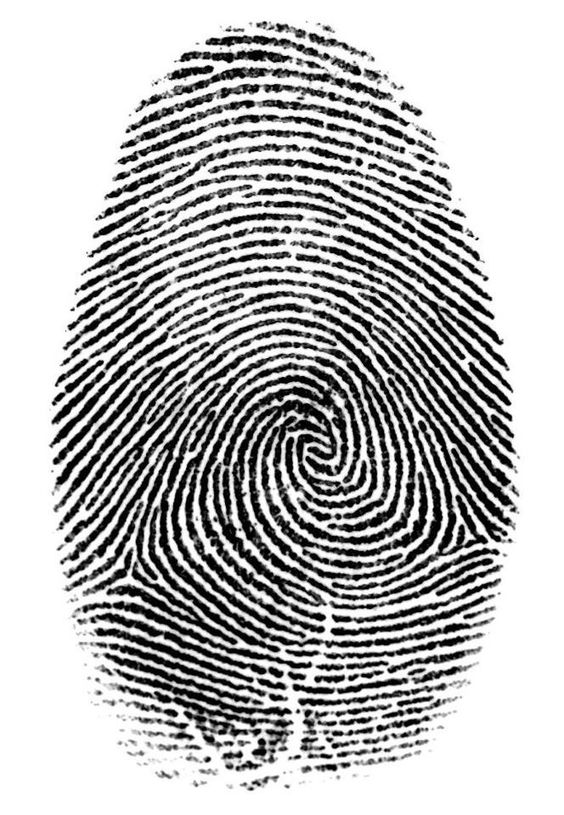
#> input picture openCV - xử lí ảnh/Lithuyet/vantay.jpg, 564 x 815 px
$ python candy_phathiencanh.py
#> lines starting #> are read from the running program, lines starting #| are printed output that depends on the picture; after the words box and inside, x2 and y2 are one past the last pixel; in counts of white or black regions, pixels touching at a corner belong together
import cv2
import numpy as np


img = cv2.imread('vantay.jpg')
#> img is the input picture: shape (815, 564, 3); min 0, max 255, mean 184.2
cv2.imshow('original' ,img )

# hàm phát hiện cạnh của vật thể trong ảnh , điều chỉnh 2 tham số cho hợp lí, nếu ko sẽ làm mất vật thể.
img2 = cv2.Canny(img , 100 , 200)
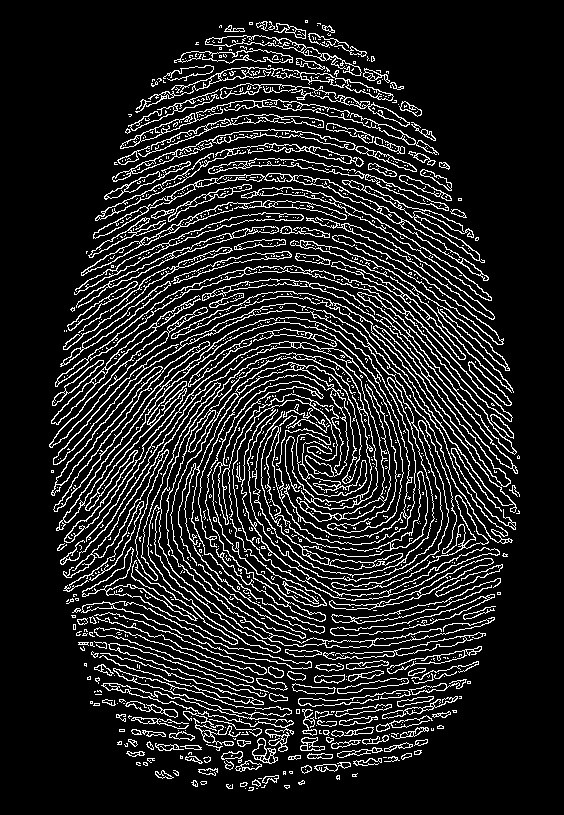
#> img2: shape (815, 564); 13.8% white in thin lines or dots, all inside (x1, y1, x2, y2) = (49, 20, 520, 791)


cv2.imshow('cannied' , img2)


cv2.waitKey()
cv2.destroyAllWindows()
